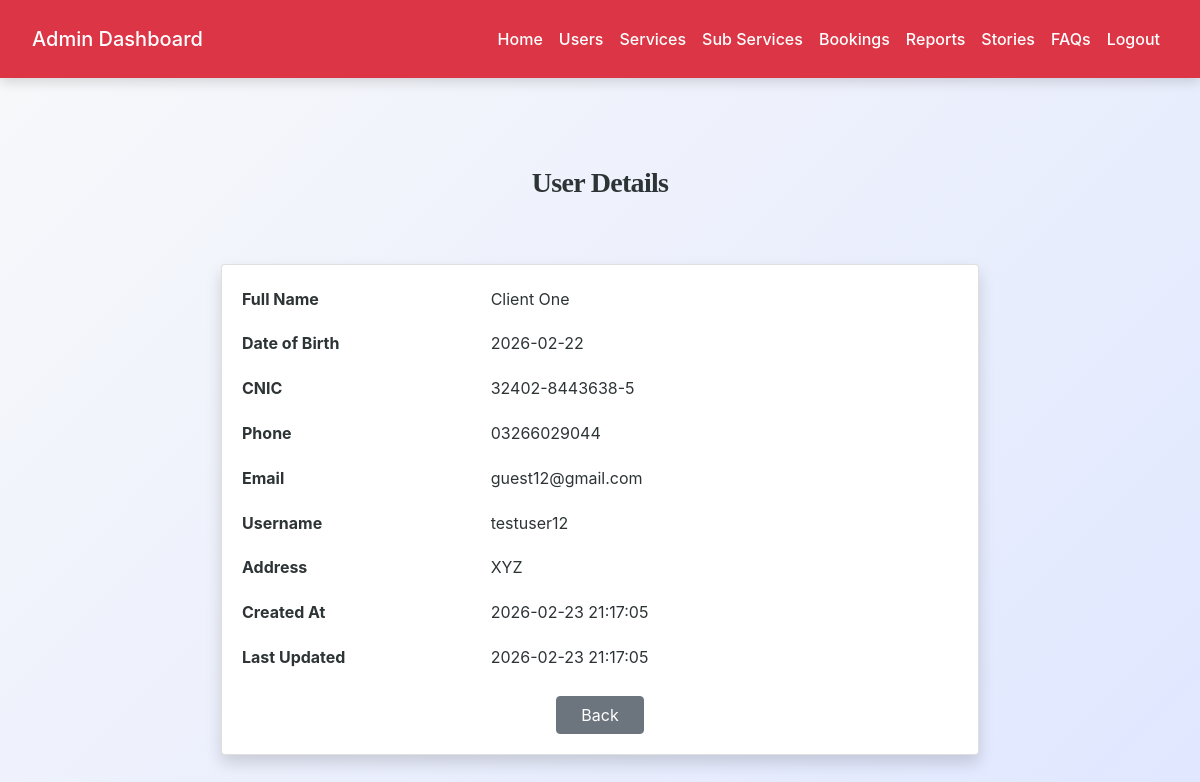
Page /admin/user_details.php?id=2 (signed in) on the committed database.
### tables this page shows
CREATE TABLE `users` (
  `id` int(11) NOT NULL,
  `full_name` varchar(100) NOT NULL,
  `dob` date NOT NULL,
  `cnic` varchar(20) NOT NULL,
  `phone` varchar(20) NOT NULL,
  `email` varchar(100) NOT NULL,
  `username` varchar(50) NOT NULL,
  `password_hash` varchar(255) NOT NULL,
  `address` text NOT NULL,
  `created_at` datetime DEFAULT current_timestamp(),
  `updated_at` datetime DEFAULT current_timestamp() ON UPDATE current_timestamp()
);

### admin/user_details.php (the view, shortened to what this page needs)
<?php
include('config.php');
$user_id = intval($_GET['id'] ?? 0);
$query = mysqli_query($conn, "SELECT * FROM users WHERE id = $user_id");
$user = mysqli_fetch_assoc($query);
?>
<!DOCTYPE html>
<html lang="en">
<head>
    <link rel="stylesheet" href="https://maxcdn.bootstrapcdn.com/bootstrap/4.5.2/css/bootstrap.min.css">
    <link rel="stylesheet" href="../css/style.css">
</head>
<body>
<?php include('admin_navbar.php'); ?>
<div class="container mt-5">
    <div class="row mb-4">
        <div class="col">
            <h3>User Details</h3>
        </div>
    </div>
    <div class="row">
        <div class="col-md-8 mx-auto">
            <div class="card shadow">
                <div class="card-body">
                    <div class="row mb-3">
                        <div class="col-md-4 font-weight-bold">Full Name</div>
                        <div class="col-md-8"><?= htmlspecialchars($user['full_name']) ?></div>
                    </div>
                    <div class="row mb-3">
                        <div class="col-md-4 font-weight-bold">Date of Birth</div>
                        <div class="col-md-8"><?= $user['dob'] ?></div>
                    </div>
                    <div class="row mb-3">
                        <div class="col-md-4 font-weight-bold">CNIC</div>
                        <div class="col-md-8"><?= htmlspecialchars($user['cnic']) ?></div>
                    </div>
                    <div class="row mb-3">
                        <div class="col-md-4 font-weight-bold">Phone</div>
                        <div class="col-md-8"><?= htmlspecialchars($user['phone']) ?></div>
                    </div>
                    <div class="row mb-3">
                        <div class="col-md-4 font-weight-bold">Email</div>
                        <div class="col-md-8"><?= htmlspecialchars($user['email']) ?></div>
                    </div>
                    <div class="row mb-3">
                        <div class="col-md-4 font-weight-bold">Username</div>
                        <div class="col-md-8"><?= htmlspecialchars($user['username']) ?></div>
                    </div>
                    <div class="row mb-3">
                        <div class="col-md-4 font-weight-bold">Address</div>
                        <div class="col-md-8"><?= nl2br(htmlspecialchars($user['address'])) ?></div>
                    </div>
                    <div class="row mb-3">
                        <div class="col-md-4 font-weight-bold">Created At</div>
                        <div class="col-md-8"><?= $user['created_at'] ?></div>
                    </div>
                    <div class="row mb-4">
                        <div class="col-md-4 font-weight-bold">Last Updated</div>
                        <div class="col-md-8"><?= $user['updated_at'] ?></div>
                    </div>
                    <div class="text-center">
                        <a href="view_users.php" class="btn btn-secondary px-4">Back</a>
                    </div>
                </div>
            </div>
        </div>
    </div>
</div>
</body>
</html>

### css/style.css (style rules this page uses)
:root { --primary: #007bff; --secondary: #6c757d; --success: #28a745; --info: #17a2b8; --warning: #ffc107; --danger: #dc3545; --light: #f8f9fa; --dark: #2d3436; --accent: #ff6f61; --highlight: #6f42c1; --shadow: rgba(0, 0, 0, 0.15); --transition: all 0.3s ease-in-out; }
body { font-family: 'Inter', 'Segoe UI', Tahoma, Geneva, Verdana, sans-serif; background: linear-gradient(135deg, var(--light) 0%, #e0e7ff 100%); color: var(--dark); line-height: 1.8; margin: 0; padding: 0; min-height: 100vh; font-size: 16px; }
h1, h2, h3, h4 { text-align: center; margin: 2.5rem 0; font-family: 'Georgia', 'Times New Roman', serif; color: var(--dark); font-weight: 700; letter-spacing: -0.025em; }
h3 { font-size: 1.75rem; }
.container { max-width: 1200px; margin: 0 auto 3rem; padding: 0 1.5rem; }
a { color: var(--primary); text-decoration: none; font-weight: 500; transition: var(--transition); }

### rows in the picture
users: full_name "Client One", dob "2026-02-22", cnic "32402-8443638-5", phone "03266029044", email "guest12@gmail.com", username "testuser12", address "XYZ", created_at "2026-02-23 21:17:05", updated_at "2026-02-23 21:17:05"
